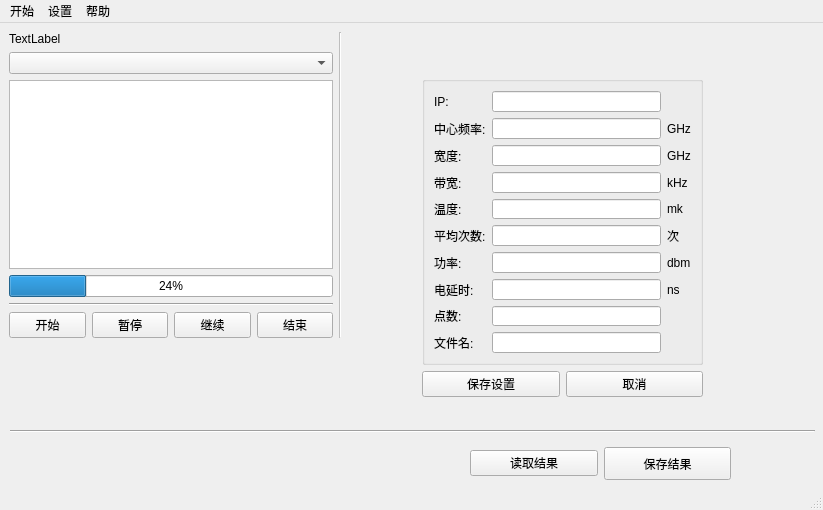
<?xml version="1.0" encoding="UTF-8"?>
<ui version="4.0">
 <class>MainWindow</class>
 <widget class="QMainWindow" name="MainWindow">
  <property name="geometry">
   <rect>
    <x>0</x>
    <y>0</y>
    <width>823</width>
    <height>510</height>
   </rect>
  </property>
  <property name="windowTitle">
   <string>MainWindow</string>
  </property>
  <widget class="QWidget" name="centralwidget">
   <widget class="Line" name="line_3">
    <property name="geometry">
     <rect>
      <x>10</x>
      <y>400</y>
      <width>805</width>
      <height>16</height>
     </rect>
    </property>
    <property name="orientation">
     <enum>Qt::Horizontal</enum>
    </property>
   </widget>
   <widget class="QWidget" name="">
    <property name="geometry">
     <rect>
      <x>470</x>
      <y>420</y>
      <width>261</width>
      <height>41</height>
     </rect>
    </property>
    <layout class="QHBoxLayout" name="horizontalLayout_2">
     <item>
      <widget class="QPushButton" name="pushButton_8">
       <property name="text">
        <string>读取结果</string>
       </property>
      </widget>
     </item>
     <item>
      <widget class="QPushButton" name="pushButton_5">
       <property name="minimumSize">
        <size>
         <width>0</width>
         <height>33</height>
        </size>
       </property>
       <property name="text">
        <string>保存结果</string>
       </property>
      </widget>
     </item>
    </layout>
   </widget>
   <widget class="QWidget" name="">
    <property name="geometry">
     <rect>
      <x>9</x>
      <y>9</y>
      <width>333</width>
      <height>306</height>
     </rect>
    </property>
    <layout class="QHBoxLayout" name="horizontalLayout_4">
     <item>
      <layout class="QVBoxLayout" name="verticalLayout">
       <item>
        <widget class="QLabel" name="label_8">
         <property name="text">
          <string>TextLabel</string>
         </property>
        </widget>
       </item>
       <item>
        <widget class="QComboBox" name="comboBox"/>
       </item>
       <item>
        <widget class="QGraphicsView" name="graphicsView"/>
       </item>
       <item>
        <widget class="QProgressBar" name="progressBar">
         <property name="value">
          <number>24</number>
         </property>
        </widget>
       </item>
       <item>
        <widget class="Line" name="line_2">
         <property name="orientation">
          <enum>Qt::Horizontal</enum>
         </property>
        </widget>
       </item>
       <item>
        <layout class="QHBoxLayout" name="horizontalLayout">
         <item>
          <widget class="QPushButton" name="pushButton">
           <property name="text">
            <string>开始</string>
           </property>
          </widget>
         </item>
         <item>
          <widget class="QPushButton" name="pushButton_2">
           <property name="text">
            <string>暂停</string>
           </property>
          </widget>
         </item>
         <item>
          <widget class="QPushButton" name="pushButton_4">
           <property name="text">
            <string>继续</string>
           </property>
          </widget>
         </item>
         <item>
          <widget class="QPushButton" name="pushButton_3">
           <property name="text">
            <string>结束</string>
           </property>
          </widget>
         </item>
        </layout>
       </item>
      </layout>
     </item>
     <item>
      <widget class="Line" name="line">
       <property name="enabled">
        <bool>false</bool>
       </property>
       <property name="orientation">
        <enum>Qt::Vertical</enum>
       </property>
      </widget>
     </item>
    </layout>
   </widget>
   <widget class="QWidget" name="">
    <property name="geometry">
     <rect>
      <x>422</x>
      <y>53</y>
      <width>281</width>
      <height>321</height>
     </rect>
    </property>
    <layout class="QVBoxLayout" name="verticalLayout_2">
     <item>
      <widget class="QGroupBox" name="formGroupBox">
       <layout class="QGridLayout" name="gridLayout">
        <item row="1" column="2">
         <widget class="QLineEdit" name="LineEdit_2"/>
        </item>
        <item row="6" column="0">
         <widget class="QLabel" name="Label_7">
          <property name="text">
           <string>功率:</string>
          </property>
         </widget>
        </item>
        <item row="10" column="2">
         <widget class="QLineEdit" name="LineEdit_10"/>
        </item>
        <item row="7" column="3">
         <widget class="QLabel" name="label_7">
          <property name="text">
           <string>ns</string>
          </property>
         </widget>
        </item>
        <item row="5" column="2">
         <widget class="QLineEdit" name="LineEdit_6"/>
        </item>
        <item row="6" column="3">
         <widget class="QLabel" name="label_6">
          <property name="text">
           <string>dbm</string>
          </property>
         </widget>
        </item>
        <item row="3" column="3">
         <widget class="QLabel" name="label_3">
          <property name="text">
           <string>kHz</string>
          </property>
         </widget>
        </item>
        <item row="4" column="3">
         <widget class="QLabel" name="label_4">
          <property name="text">
           <string>mk</string>
          </property>
         </widget>
        </item>
        <item row="9" column="0">
         <widget class="QLabel" name="Label_9">
          <property name="text">
           <string>点数:</string>
          </property>
         </widget>
        </item>
        <item row="4" column="2">
         <widget class="QLineEdit" name="LineEdit_5"/>
        </item>
        <item row="7" column="2">
         <widget class="QLineEdit" name="LineEdit_8"/>
        </item>
        <item row="1" column="3">
         <widget class="QLabel" name="label_2">
          <property name="text">
           <string>GHz</string>
          </property>
         </widget>
        </item>
        <item row="6" column="2">
         <widget class="QLineEdit" name="LineEdit_7"/>
        </item>
        <item row="9" column="2">
         <widget class="QLineEdit" name="LineEdit_9"/>
        </item>
        <item row="7" column="0">
         <widget class="QLabel" name="Label_8">
          <property name="text">
           <string>电延时:</string>
          </property>
         </widget>
        </item>
        <item row="3" column="2">
         <widget class="QLineEdit" name="LineEdit_4"/>
        </item>
        <item row="3" column="0">
         <widget class="QLabel" name="Label_4">
          <property name="text">
           <string>带宽:</string>
          </property>
         </widget>
        </item>
        <item row="2" column="2">
         <widget class="QLineEdit" name="LineEdit_3"/>
        </item>
        <item row="5" column="3">
         <widget class="QLabel" name="label_5">
          <property name="text">
           <string>次</string>
          </property>
         </widget>
        </item>
        <item row="1" column="0">
         <widget class="QLabel" name="Label_2">
          <property name="text">
           <string>中心频率:</string>
          </property>
         </widget>
        </item>
        <item row="10" column="0">
         <widget class="QLabel" name="Label_10">
          <property name="text">
           <string>文件名:</string>
          </property>
         </widget>
        </item>
        <item row="0" column="2">
         <widget class="QLineEdit" name="LineEdit"/>
        </item>
        <item row="4" column="0">
         <widget class="QLabel" name="Label_5">
          <property name="text">
           <string>温度:</string>
          </property>
         </widget>
        </item>
        <item row="5" column="0">
         <widget class="QLabel" name="Label_6">
          <property name="text">
           <string>平均次数:</string>
          </property>
         </widget>
        </item>
        <item row="2" column="0">
         <widget class="QLabel" name="Label_3">
          <property name="text">
           <string>宽度:</string>
          </property>
         </widget>
        </item>
        <item row="2" column="3">
         <widget class="QLabel" name="label">
          <property name="text">
           <string>GHz</string>
          </property>
         </widget>
        </item>
        <item row="0" column="0">
         <widget class="QLabel" name="Label">
          <property name="text">
           <string>IP:</string>
          </property>
         </widget>
        </item>
       </layout>
      </widget>
     </item>
     <item>
      <layout class="QHBoxLayout" name="horizontalLayout_3">
       <property name="sizeConstraint">
        <enum>QLayout::SetDefaultConstraint</enum>
       </property>
       <item>
        <widget class="QPushButton" name="pushButton_6">
         <property name="text">
          <string>保存设置</string>
         </property>
        </widget>
       </item>
       <item>
        <widget class="QPushButton" name="pushButton_7">
         <property name="text">
          <string>取消</string>
         </property>
        </widget>
       </item>
      </layout>
     </item>
    </layout>
   </widget>
  </widget>
  <widget class="QMenuBar" name="menubar">
   <property name="geometry">
    <rect>
     <x>0</x>
     <y>0</y>
     <width>823</width>
     <height>23</height>
    </rect>
   </property>
   <widget class="QMenu" name="menu">
    <property name="title">
     <string>开始</string>
    </property>
    <addaction name="actionopen"/>
    <addaction name="separator"/>
    <addaction name="action1"/>
    <addaction name="action2"/>
    <addaction name="action"/>
    <addaction name="action3"/>
    <addaction name="separator"/>
    <addaction name="action4"/>
    <addaction name="separator"/>
    <addaction name="action5"/>
   </widget>
   <widget class="QMenu" name="menu_3">
    <property name="title">
     <string>帮助</string>
    </property>
    <addaction name="actionhelp"/>
   </widget>
   <widget class="QMenu" name="menu_4">
    <property name="title">
     <string>设置</string>
    </property>
    <addaction name="actionconnect"/>
    <addaction name="action_3"/>
   </widget>
   <addaction name="menu"/>
   <addaction name="menu_4"/>
   <addaction name="menu_3"/>
  </widget>
  <widget class="QStatusBar" name="statusbar"/>
  <action name="action1">
   <property name="text">
    <string>开始</string>
   </property>
  </action>
  <action name="action2">
   <property name="text">
    <string>暂停</string>
   </property>
  </action>
  <action name="action3">
   <property name="text">
    <string>结束</string>
   </property>
  </action>
  <action name="action4">
   <property name="text">
    <string>保存测量结果</string>
   </property>
  </action>
  <action name="action5">
   <property name="text">
    <string>退出</string>
   </property>
  </action>
  <action name="action1_2">
   <property name="text">
    <string>1</string>
   </property>
  </action>
  <action name="action2_2">
   <property name="text">
    <string>2</string>
   </property>
  </action>
  <action name="action3_2">
   <property name="text">
    <string>3</string>
   </property>
  </action>
  <action name="action4_2">
   <property name="text">
    <string>4</string>
   </property>
  </action>
  <action name="action5_2">
   <property name="text">
    <string>5</string>
   </property>
  </action>
  <action name="actionconnect">
   <property name="text">
    <string>连接设置</string>
   </property>
  </action>
  <action name="actiondisconnect">
   <property name="text">
    <string>断开连接</string>
   </property>
  </action>
  <action name="actionhelp">
   <property name="text">
    <string>帮助信息</string>
   </property>
  </action>
  <action name="actionopen">
   <property name="checkable">
    <bool>false</bool>
   </property>
   <property name="text">
    <string>打开文件</string>
   </property>
  </action>
  <action name="action">
   <property name="text">
    <string>继续</string>
   </property>
  </action>
  <action name="action1_3">
   <property name="text">
    <string>1</string>
   </property>
  </action>
  <action name="action1_4">
   <property name="text">
    <string>1</string>
   </property>
  </action>
  <action name="action_3">
   <property name="text">
    <string>保存设置</string>
   </property>
  </action>
 </widget>
 <tabstops>
  <tabstop>LineEdit_2</tabstop>
  <tabstop>LineEdit_3</tabstop>
  <tabstop>LineEdit_4</tabstop>
  <tabstop>LineEdit_5</tabstop>
  <tabstop>LineEdit_6</tabstop>
  <tabstop>LineEdit_7</tabstop>
  <tabstop>LineEdit_8</tabstop>
  <tabstop>LineEdit_9</tabstop>
  <tabstop>LineEdit_10</tabstop>
  <tabstop>pushButton_6</tabstop>
  <tabstop>pushButton_7</tabstop>
  <tabstop>graphicsView</tabstop>
  <tabstop>pushButton</tabstop>
  <tabstop>pushButton_2</tabstop>
  <tabstop>pushButton_3</tabstop>
 </tabstops>
 <resources/>
 <connections/>
</ui>
